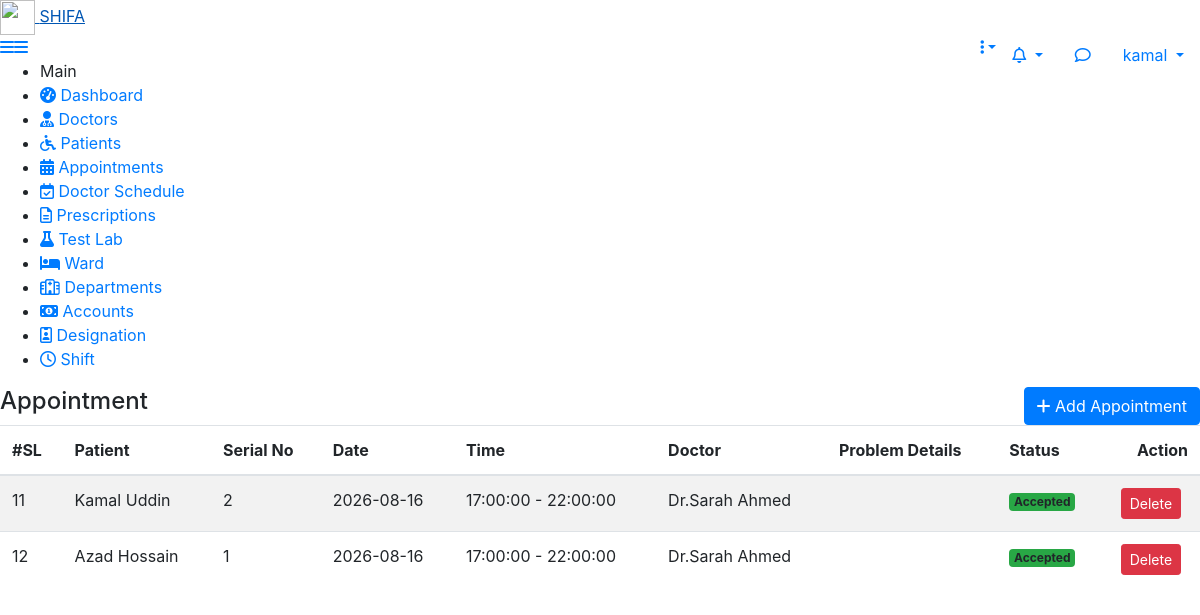
/appointment/appointment_list.php (signed in), run on an earlier commit of the app's database.
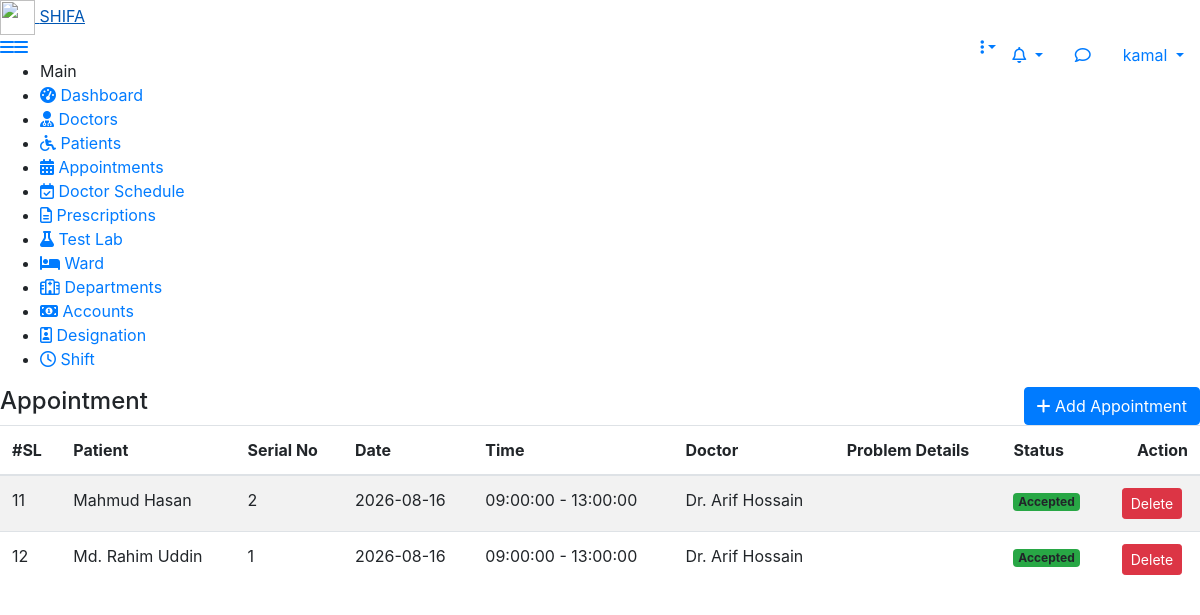
And on a later commit of the database.
### tables this page shows
CREATE TABLE `appointments` (
  `id` int(11) NOT NULL,
  `serial_no` int(11) NOT NULL,
  `doctor_id` int(11) NOT NULL,
  `patient_id` int(11) NOT NULL,
  `age` int(11) NOT NULL,
  `appointment_date` date NOT NULL,
  `app_schedule_id` int(11) NOT NULL,
  `note` text DEFAULT NULL,
  `status` int(11) NOT NULL COMMENT '1 pending, 2 accepted, 3 rejected',
  `updated_at` timestamp NOT NULL DEFAULT current_timestamp() ON UPDATE current_timestamp(),
  `deleted_at` datetime DEFAULT NULL,
  `created_at` timestamp NOT NULL DEFAULT current_timestamp()
);

CREATE TABLE `patients` (
  `id` int(11) NOT NULL,
  `name` varchar(100) DEFAULT NULL,
  `gender` int(3) DEFAULT NULL COMMENT '1=male,2=female,3=others',
  `age` int(2) DEFAULT NULL,
  `blood_group` int(6) DEFAULT NULL,
  `phone` varchar(20) DEFAULT NULL,
  `email` varchar(100) DEFAULT NULL,
  `address` varchar(200) DEFAULT NULL,
  `discount_percent` decimal(5,2) DEFAULT 0.00,
  `emergency_contact` varchar(20) DEFAULT NULL,
  `created_at` timestamp NOT NULL DEFAULT current_timestamp(),
  `updated_at` timestamp NOT NULL DEFAULT current_timestamp() ON UPDATE current_timestamp(),
  `deleted_at` datetime DEFAULT NULL,
  `created_by` int(11) DEFAULT NULL,
  `updated_by` int(11) DEFAULT NULL
);

CREATE TABLE `schedules` (
  `id` int(11) NOT NULL,
  `doctor_id` int(11) NOT NULL,
  `day_of_week` varchar(20) NOT NULL,
  `start_time` time NOT NULL,
  `end_time` time NOT NULL,
  `appointment_qty` int(11) NOT NULL,
  `status` enum('Active','Inactive') DEFAULT 'Active',
  `deleted_at` datetime DEFAULT NULL
);

CREATE TABLE `doctors` (
  `id` int(11) NOT NULL,
  `department_id` int(11) NOT NULL,
  `designation_id` int(11) NOT NULL,
  `shift_id` int(11) NOT NULL,
  `name` varchar(100) DEFAULT NULL,
  `gender` int(11) DEFAULT NULL COMMENT '1=male,2=female,3=others',
  `specialization` varchar(100) DEFAULT NULL,
  `qualification` varchar(100) DEFAULT NULL,
  `experience` int(11) DEFAULT NULL,
  `phone` varchar(20) DEFAULT NULL,
  `email` varchar(100) DEFAULT NULL,
  `address` text DEFAULT NULL,
  `status` int(2) NOT NULL COMMENT '0=inactive,1=active',
  `created_at` timestamp NOT NULL DEFAULT current_timestamp(),
  `updated_at` timestamp NOT NULL DEFAULT current_timestamp() ON UPDATE current_timestamp(),
  `deleted_at` datetime DEFAULT NULL
);

### crud/crud_class.php (called while the page is built, shortened)
<?php
class crud_class{
    private $host = "localhost";
    private $username = "root";
    private $password = "";
    private $database = "shifa";
    public $conn;
    public function __construct(){
        $this->conn = new mysqli($this->host, $this->username, $this->password, $this->database);
    }
    public function common_query($sql){
        $result=[
            "status"=>false,
            "data"=>[],
            "message"=>""
        ];
        $rs = $this->conn->query($sql);
        if($rs->num_rows > 0){
            $result["status"] = true;
            $result["message"] = "Records found";
            while($row = $rs->fetch_object()){
                $result["data"][] = $row;
            }
            return $result;
        } else {
            $result["message"] = "No records found";
            return $result;
        }
    }
}

### component/connection.php (called while the page is built, shortened)
<?php
    $base_url = "http://172.16.20.150git/shifa/";
    require_once  ($_SERVER['DOCUMENT_ROOT'] . "/shifa/crud/crud_class.php");
    $crud = new crud_class();
?>

### appointment/appointment_list.php (the view)
<?php require_once "../component/header.php"; ?>
<?php require_once "../component/sidebar.php"; ?>
<div class="page-wrapper">
    <div class="content">
        <div class="row">
            <div class="col-sm-4 col-3">
                <h4 class="page-title">Appointment</h4>
            </div>
            <div class="col-sm-8 col-9 text-right m-b-20">
                <a href="add-appointment.php" class="btn btn btn-primary btn-rounded float-right"><i class="fa fa-plus"></i> Add Appointment</a>
            </div>
        </div>
        <div class="row">
            <div class="col-md-12">
                <div class="table-responsive">
                    <table class="table table-border table-striped custom-table datatable mb-0">
                        <thead>
                            <tr>
                                <th>#SL</th>
                                <th>Patient</th>
                                <th>Serial No</th>
                                <th>Date</th>
                                <th>Time</th>
                                <th>Doctor</th>
                                <th>Problem Details</th>
                                <th>Status</th>
                                <th class="text-right">Action</th>
                            </tr>
                        </thead>
                        <tbody>
                            <tr>
                                <?php
                                if(isset($_GET['page']) && is_numeric($_GET['page'])){
                                    $page = (int)$_GET['page'];
                                } else {
                                    $page = 1;
                                }
                                $appointment = $crud->common_query("SELECT appointments.*, patients.name as patient_name, schedules.start_time, schedules.end_time, doctors.name as doctor_name FROM `appointments` join patients on patients.id=appointments.patient_id join doctors on doctors.id=appointments.doctor_id join schedules on schedules.id=appointments.app_schedule_id WHERE appointments.deleted_at is null order by appointments.id desc LIMIT 10 OFFSET ".(($page-1)*10));
                                if($appointment['status']){
                                foreach ($appointment['data'] as $i => $appointment) { ?>
                                <td><?= $page*10 + $i + 1 ?></td>
                                <td><?= $appointment->patient_name ?></td>
                                <td><?= $appointment->serial_no ?></td>
                                <td><?= $appointment->appointment_date ?></td>
                                <td><?= $appointment->start_time ?> - <?= $appointment->end_time ?></td>
                                <td><?= $appointment->doctor_name ?></td>
                                <td><?= $appointment->note ?></td>
                                <td>
                                    <?php
                                        if($appointment->status == 1) {
                                            echo '<span class="badge bg-warning">Pending</span>';
                                        } elseif ($appointment->status == 2) {
                                            echo '<span class="badge bg-success">Accepted</span>';
                                        } elseif ($appointment->status == 3) {
                                            echo '<span class="badge bg-danger">Cancelled</span>';
                                        }
                                    ?>
                                </td>
                                <td class="text-center">
                                    <a href="<?= $base_url ?>appointment/delete_appoint.php?id=<?= $appointment->id ?>" class="btn btn-sm btn-danger">Delete</a>
                                </td>
                            </tr>
                            <?php } } ?>
                        </tbody>
                    </table>
                </div>
            </div>
        </div>
    </div>
   <?php require_once "../component/footer.php" ?>

What changed in the data, as far as the page shows it:
changed through a linked row, appointments: patient.name "Kamal Uddin" → "Mahmud Hasan"; schedules.start_time "17:00:00" → "09:00:00"; schedules.end_time "22:00:00" → "13:00:00"; doctor.name "Dr.Sarah Ahmed" → "Dr. Arif Hossain"
changed through a linked row, appointments: patient.name "Azad Hossain" → "Md. Rahim Uddin"; schedules.start_time "17:00:00" → "09:00:00"; schedules.end_time "22:00:00" → "13:00:00"; doctor.name "Dr.Sarah Ahmed" → "Dr. Arif Hossain"
